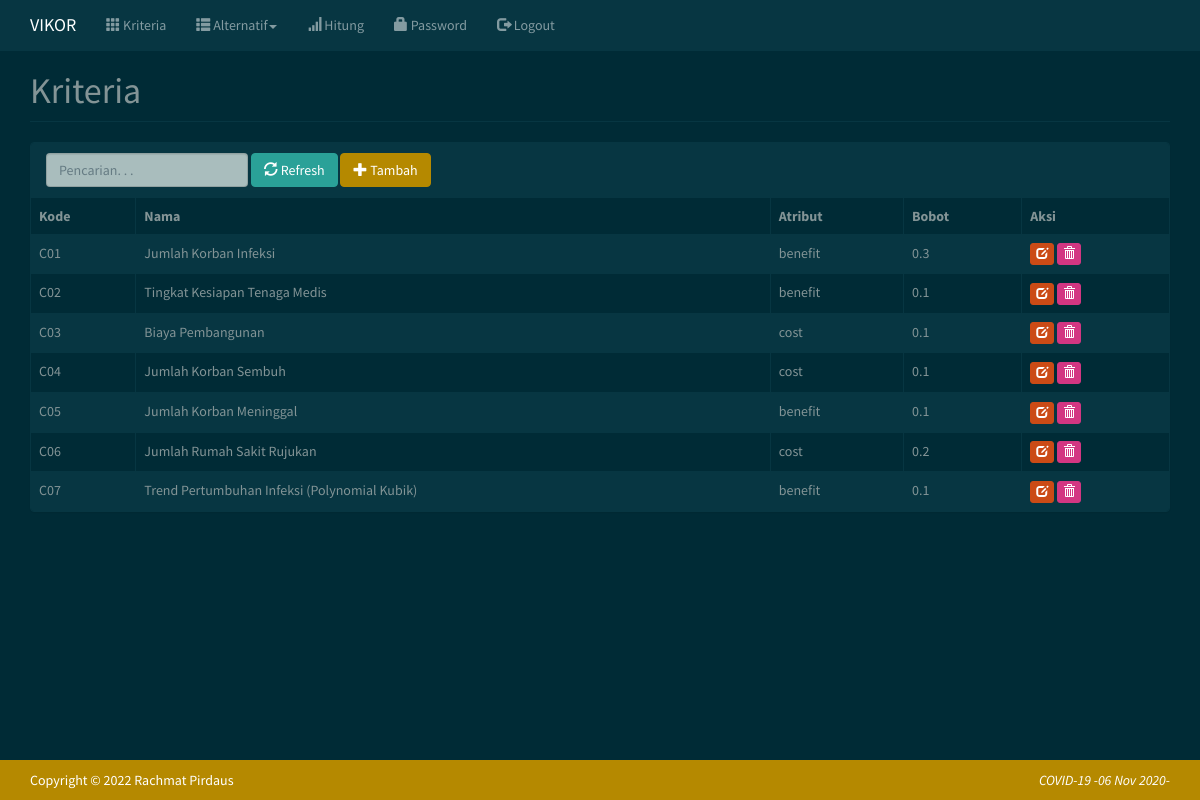
Page /index.php?m=kriteria (signed in) on the committed database.
### tables this page shows
CREATE TABLE `tb_kriteria` (
  `id_user` int(11) NOT NULL,
  `kode_kriteria` varchar(35) NOT NULL,
  `nama_kriteria` varchar(55) DEFAULT NULL,
  `atribut` varchar(16) DEFAULT NULL,
  `bobot` double DEFAULT NULL
);

### functions.php (called while the page is built, shortened)
<?php
include ABSPATH . 'config.php';
include ABSPATH . 'includes/db.php';
$db = new DB($config['server'], $config['username'], $config['password'], $config['database_name']);
$mod = $_GET['m'];

### config.php (called while the page is built)
<?php
$config["server"] = 'localhost';
$config["username"] = 'root';
$config["password"] = '';
$config["database_name"] = 'vikor';

### includes/db.php (called while the page is built, shortened)
<?php
class DB{
    var $conn = null;
    public function __construct($host, $username, $passwd, $dbname){
        $this->conn = mysqli_connect($host, $username, $passwd, $dbname);
    }
    public function query($sql){
        $query = mysqli_query($this->conn, $sql) or die('<pre>Error mysqli_query: ' . mysqli_error($this->conn) . '<br />' . $sql . '</pre>');
        return $query;
    }
    public function get_results($sql){
        $query = $this->query($sql);
        $arr = array();
        while($row = mysqli_fetch_object($query)){
            $arr[] = $row;
        }
        return $arr;
    }
}

### kriteria.php (the view, shortened to what this page needs)
<div class="page-header">
    <h1>Kriteria</h1>
</div>
<div class="panel panel-default">
    <div class="panel-heading">
        <form class="form-inline">
            <div class="form-group">
                <input class="form-control" type="text" placeholder="Pencarian. . ." name="q" value="<?=$_GET['q']?>" />
            </div>
            <div class="form-group">
                <button class="btn btn-success"><span class="glyphicon glyphicon-refresh"></span> Refresh</a>
            </div>
            <div class="form-group">
                <a class="btn btn-primary" href="?m=kriteria_tambah"><span class="glyphicon glyphicon-plus"></span> Tambah</a>
            </div>
        </form>
    </div>
    <div class="table-responsive">
        <table class="table table-bordered table-hover table-striped">
        <thead>
            <tr class="nw">
                <th>Kode</th>
                <th>Nama</th>
                <th>Atribut</th>
                <th>Bobot</th>
                <th>Aksi</th>
            </tr>
        </thead>
        <?php
         $q = $_GET['q'];
        $rows = $db->get_results("SELECT * FROM tb_kriteria
        WHERE kode_kriteria LIKE '%$q%' OR nama_kriteria LIKE '%$q%'
        ORDER BY kode_kriteria");
        foreach($rows as $row):?>
        <tr>
            <td><?=$row->kode_kriteria?></td>
            <td><?=$row->nama_kriteria?></td>
            <td><?=$row->atribut?></td>
            <td><?=$row->bobot?></td>
            <td class="nw">
                <a class="btn btn-xs btn-warning" href="?m=kriteria_ubah&amp;ID=<?=$row->kode_kriteria?>"><span class="glyphicon glyphicon-edit"></span></a>
                <a class="btn btn-xs btn-danger" href="aksi.php?act=kriteria_hapus&amp;ID=<?=$row->kode_kriteria?>" onclick="return confirm('Hapus data?')"><span class="glyphicon glyphicon-trash"></span></a>
            </td>
        </tr>
        <?php endforeach;
        ?>
        </table>
    </div>
</div>

### index.php (shortened to what this page needs)
<?php
include'functions.php';
?>
<!DOCTYPE html>
<html lang="en">
<head>
  <link href="assets/css/solar-bootstrap.min.css" rel="stylesheet"/>
  <link href="assets/css/general.css" rel="stylesheet"/>
</head>
<body>
<nav class="navbar navbar-default navbar-static-top">
    <div class="container">
        <div class="navbar-header">
            <a class="navbar-brand" href="?">VIKOR</a>
        </div>
        <div id="navbar" class="navbar-collapse collapse">
            <ul class="nav navbar-nav">
                <li><a href="?m=kriteria"><span class="glyphicon glyphicon-th"></span> Kriteria</a></li>
                <li>
                    <a href="#" class="dropdown" data-toggle="dropdown"><span class="glyphicon glyphicon-th-list"></span> Alternatif<b class="caret"></b></a>
                </li>
                <li><a href="?m=hitung"><span class="glyphicon glyphicon-signal"></span> Hitung</a></li>
                <li><a href="?m=password"><span class="glyphicon glyphicon-lock"></span> Password</a></li>
                <li><a href="aksi.php?act=logout" onclick="return confirm('Apakah anda yakin ingin keluar ?')"><span class="glyphicon glyphicon-log-out"></span> Logout</a></li>
            </ul>
        </div>
    </div>
</nav>
<div class="container">
    <?php
    if(file_exists($mod.'.php'))
    include $mod.'.php';
    else
    include 'home.php';
    ?>
</div>
<footer class="footer bg-primary">
  <div class="container">
    <p>Copyright &copy; <?=date('Y')?> Rachmat Pirdaus <em class="pull-right">COVID-19 -06 Nov 2020- </em></p>
  </div>
</footer>
</body>
</html>

### assets/css/general.css (style rules this page uses)
html { position: relative; min-height: 100%; }
body { margin-bottom: 70px; }
.footer { position: absolute; bottom: 0; width: 100%; height: 40px; }
.footer .container p { margin: 10px 0; }
.nw { white-space: nowrap; }
.page-header { margin-top: 0; padding-bottom: 0; }
.page-header h1 { margin-top: 0; }

### rows in the picture
tb_kriteria: kode_kriteria "C01", nama_kriteria "Jumlah Korban Infeksi", atribut "benefit", bobot "0.3"
tb_kriteria: kode_kriteria "C02", nama_kriteria "Tingkat Kesiapan Tenaga Medis", atribut "benefit", bobot "0.1"
tb_kriteria: kode_kriteria "C03", nama_kriteria "Biaya Pembangunan", atribut "cost", bobot "0.1"
tb_kriteria: kode_kriteria "C04", nama_kriteria "Jumlah Korban Sembuh", atribut "cost", bobot "0.1"
tb_kriteria: kode_kriteria "C05", nama_kriteria "Jumlah Korban Meninggal", atribut "benefit", bobot "0.1"
tb_kriteria: kode_kriteria "C06", nama_kriteria "Jumlah Rumah Sakit Rujukan", atribut "cost", bobot "0.2"
tb_kriteria: kode_kriteria "C07", nama_kriteria "Trend Pertumbuhan Infeksi (Polynomial Kubik)", atribut "benefit", bobot "0.1"
